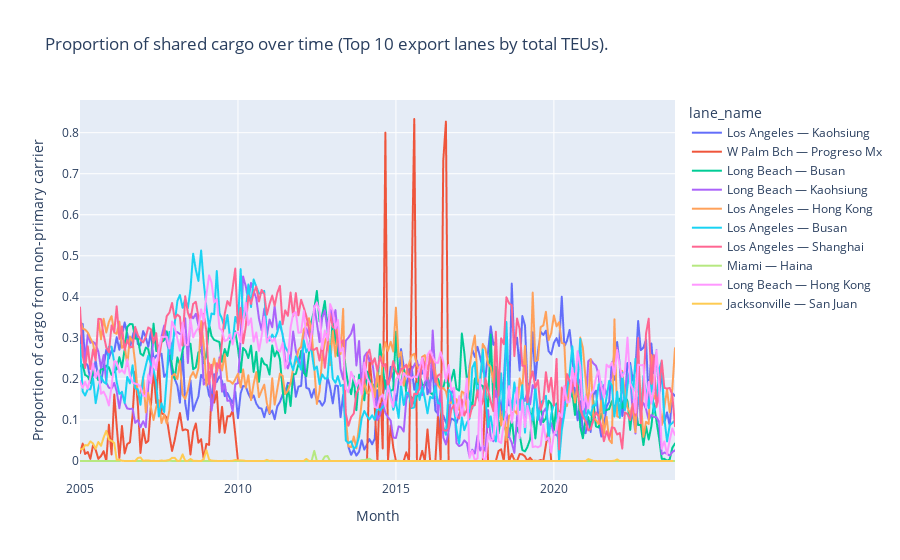

Notebook code for this chart:
### Code cell
sharing_over_time_plotly(
    data_lf=exports_lf,
    group_var='lane_name',
    include_missing_voyages=False,
    title='Proportion of shared cargo over time (Top 10 export lanes by total TEUs).')

### Figure 1 — Plotly figure (JSON) as saved in the notebook; plotly's stock layout.template omitted (floating-point values rounded to 4 significant figures; data arrays with more than 128 entries replaced by an {"elided": "..."} marker saying what was removed)
{"data": [{"hovertemplate": "lane_name=Los Angeles — Kaohsiung<br>Month=%{x}<br>Proportion of cargo from non-primary carrier=%{y}<extra></extra>", "legendgroup": "Los Angeles — Kaohsiung", "line": {"color": "#636efa", "dash": "solid"}, "marker": {"symbol": "circle"}, "mode": "lines", "name": "Los Angeles — Kaohsiung", "showlegend": true, "type": "scattergl", "x": {"elided": "227 str values"}, "xaxis": "x", "y": {"elided": "227 float values"}, "yaxis": "y"}, {"hovertemplate": "lane_name=W Palm Bch — Progreso Mx<br>Month=%{x}<br>Proportion of cargo from non-primary carrier=%{y}<extra></extra>", "legendgroup": "W Palm Bch — Progreso Mx", "line": {"color": "#EF553B", "dash": "solid"}, "marker": {"symbol": "circle"}, "mode": "lines", "name": "W Palm Bch — Progreso Mx", "showlegend": true, "type": "scattergl", "x": {"elided": "141 str values"}, "xaxis": "x", "y": {"elided": "141 float values"}, "yaxis": "y"}, {"hovertemplate": "lane_name=Long Beach — Busan<br>Month=%{x}<br>Proportion of cargo from non-primary carrier=%{y}<extra></extra>", "legendgroup": "Long Beach — Busan", "line": {"color": "#00cc96", "dash": "solid"}, "marker": {"symbol": "circle"}, "mode": "lines", "name": "Long Beach — Busan", "showlegend": true, "type": "scattergl", "x": {"elided": "227 str values"}, "xaxis": "x", "y": {"elided": "227 float values"}, "yaxis": "y"}, {"hovertemplate": "lane_name=Long Beach — Kaohsiung<br>Month=%{x}<br>Proportion of cargo from non-primary carrier=%{y}<extra></extra>", "legendgroup": "Long Beach — Kaohsiung", "line": {"color": "#ab63fa", "dash": "solid"}, "marker": {"symbol": "circle"}, "mode": "lines", "name": "Long Beach — Kaohsiung", "showlegend": true, "type": "scattergl", "x": {"elided": "227 str values"}, "xaxis": "x", "y": {"elided": "227 float values"}, "yaxis": "y"}, {"hovertemplate": "lane_name=Los Angeles — Hong Kong<br>Month=%{x}<br>Proportion of cargo from non-primary carrier=%{y}<extra></extra>", "legendgroup": "Los Angeles — Hong Kong", "line": {"color": "#FFA15A", "dash": "solid"}, "marker": {"symbol": "circle"}, "mode": "lines", "name": "Los Angeles — Hong Kong", "showlegend": true, "type": "scattergl", "x": {"elided": "227 str values"}, "xaxis": "x", "y": {"elided": "227 float values"}, "yaxis": "y"}, {"hovertemplate": "lane_name=Los Angeles — Busan<br>Month=%{x}<br>Proportion of cargo from non-primary carrier=%{y}<extra></extra>", "legendgroup": "Los Angeles — Busan", "line": {"color": "#19d3f3", "dash": "solid"}, "marker": {"symbol": "circle"}, "mode": "lines", "name": "Los Angeles — Busan", "showlegend": true, "type": "scattergl", "x": {"elided": "227 str values"}, "xaxis": "x", "y": {"elided": "227 float values"}, "yaxis": "y"}, {"hovertemplate": "lane_name=Los Angeles — Shanghai<br>Month=%{x}<br>Proportion of cargo from non-primary carrier=%{y}<extra></extra>", "legendgroup": "Los Angeles — Shanghai", "line": {"color": "#FF6692", "dash": "solid"}, "marker": {"symbol": "circle"}, "mode": "lines", "name": "Los Angeles — Shanghai", "showlegend": true, "type": "scattergl", "x": {"elided": "227 str values"}, "xaxis": "x", "y": {"elided": "227 float values"}, "yaxis": "y"}, {"hovertemplate": "lane_name=Miami — Haina<br>Month=%{x}<br>Proportion of cargo from non-primary carrier=%{y}<extra></extra>", "legendgroup": "Miami — Haina", "line": {"color": "#B6E880", "dash": "solid"}, "marker": {"symbol": "circle"}, "mode": "lines", "name": "Miami — Haina", "showlegend": true, "type": "scattergl", "x": {"elided": "227 str values"}, "xaxis": "x", "y": {"elided": "227 float values"}, "yaxis": "y"}, {"hovertemplate": "lane_name=Long Beach — Hong Kong<br>Month=%{x}<br>Proportion of cargo from non-primary carrier=%{y}<extra></extra>", "legendgroup": "Long Beach — Hong Kong", "line": {"color": "#FF97FF", "dash": "solid"}, "marker": {"symbol": "circle"}, "mode": "lines", "name": "Long Beach — Hong Kong", "showlegend": true, "type": "scattergl", "x": {"elided": "227 str values"}, "xaxis": "x", "y": {"elided": "227 float values"}, "yaxis": "y"}, {"hovertemplate": "lane_name=Jacksonville — San Juan<br>Month=%{x}<br>Proportion of cargo from non-primary carrier=%{y}<extra></extra>", "legendgroup": "Jacksonville — San Juan", "line": {"color": "#FECB52", "dash": "solid"}, "marker": {"symbol": "circle"}, "mode": "lines", "name": "Jacksonville — San Juan", "showlegend": true, "type": "scattergl", "x": {"elided": "226 str values"}, "xaxis": "x", "y": {"elided": "226 float values"}, "yaxis": "y"}], "layout": {"legend": {"title": {"text": "lane_name"}, "tracegroupgap": 0}, "title": {"text": "Proportion of shared cargo over time (Top 10 export lanes by total TEUs)."}, "xaxis": {"anchor": "y", "domain": [0, 1], "title": {"text": "Month"}}, "yaxis": {"anchor": "x", "domain": [0, 1], "title": {"text": "Proportion of cargo from non-primary carrier"}}}}
